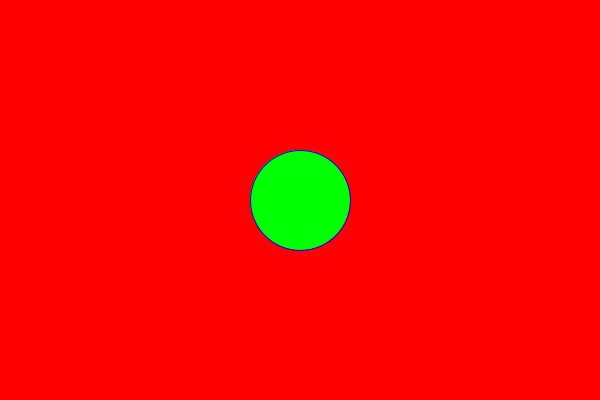
Frame 1 (no input)
Frame 60 (the mouse pressed at the canvas centre just before this capture): identical to frame 1, image omitted
Frame 120 (the mouse held since frame 60 and released just before this capture): identical to frame 1, image omitted

The Processing sketch that drew this single still picture (run headless with seeded random() and noise(); from frame 60 on, the mouse is pressed at the canvas centre):

// Processing sketch: lesson1_13
// ── lesson1_13.pde
void setup(){
  size(600, 400);
}

void draw (){
  background(#ff0000);
  stroke(#0000ff);
  fill(#00ff00);
  ellipse(300, 200, 100, 100);
}
